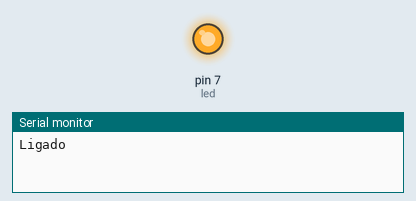
A sketch run on a simulated Arduino Uno, built with avr-gcc and run on an emulated ATmega328P. On the bench: output pins drawn as LEDs (lit = HIGH), the last lines printed to the serial monitor.

Above: at 1.0 s.
At 3.0 s:
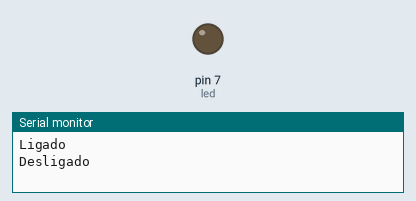
Timing chart, 0 to 5.2 s (numbered marks = the images above):
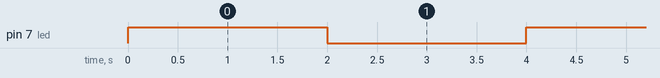

Measured:
- by itself, pin 7 (led): alternates HIGH for 2.0 s and LOW for 2.0 s

The sketch:

cut_tbj.ino
```cpp
#define led 7
void setup(){
    Serial.begin(9600);
    pinMode(led, OUTPUT);
}
void loop(){
    digitalWrite(led, HIGH);
    Serial.println("Ligado");
    delay(2000);
    digitalWrite(led,LOW);
    Serial.println("Desligado");
    delay(2000);

}
```
